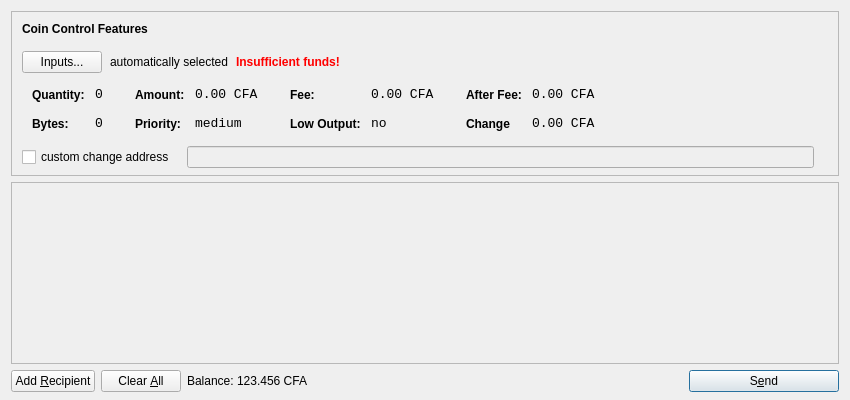
<?xml version="1.0" encoding="UTF-8"?>
<ui version="4.0">
 <class>SendCoinsDialog</class>
 <widget class="QDialog" name="SendCoinsDialog">
  <property name="geometry">
   <rect>
    <x>0</x>
    <y>0</y>
    <width>850</width>
    <height>400</height>
   </rect>
  </property>
  <property name="windowTitle">
   <string>Send Coins</string>
  </property>
  <property name="styleSheet">
   <string notr="true">background-image: url(:/images/3b);</string>
  </property>
  <layout class="QVBoxLayout" name="verticalLayout" stretch="0,1,0">
   <property name="bottomMargin">
    <number>8</number>
   </property>
   <item>
    <widget class="QFrame" name="frameCoinControl">
     <property name="sizePolicy">
      <sizepolicy hsizetype="Expanding" vsizetype="Expanding">
       <horstretch>0</horstretch>
       <verstretch>0</verstretch>
      </sizepolicy>
     </property>
     <property name="maximumSize">
      <size>
       <width>16777215</width>
       <height>16777215</height>
      </size>
     </property>
     <property name="frameShape">
      <enum>QFrame::StyledPanel</enum>
     </property>
     <property name="frameShadow">
      <enum>QFrame::Sunken</enum>
     </property>
     <layout class="QVBoxLayout" name="verticalLayoutCoinControl2">
      <property name="spacing">
       <number>6</number>
      </property>
      <property name="leftMargin">
       <number>0</number>
      </property>
      <property name="topMargin">
       <number>0</number>
      </property>
      <property name="rightMargin">
       <number>0</number>
      </property>
      <property name="bottomMargin">
       <number>6</number>
      </property>
      <item>
       <layout class="QVBoxLayout" name="verticalLayoutCoinControl" stretch="0,0,0,0,1">
        <property name="spacing">
         <number>0</number>
        </property>
        <property name="leftMargin">
         <number>10</number>
        </property>
        <property name="topMargin">
         <number>10</number>
        </property>
        <item>
         <layout class="QHBoxLayout" name="horizontalLayoutCoinControl1">
          <property name="bottomMargin">
           <number>15</number>
          </property>
          <item>
           <widget class="QLabel" name="labelCoinControlFeatures">
            <property name="sizePolicy">
             <sizepolicy hsizetype="Preferred" vsizetype="Maximum">
              <horstretch>0</horstretch>
              <verstretch>0</verstretch>
             </sizepolicy>
            </property>
            <property name="font">
             <font>
              <weight>75</weight>
              <bold>true</bold>
             </font>
            </property>
            <property name="styleSheet">
             <string notr="true">font-weight:bold;</string>
            </property>
            <property name="text">
             <string>Coin Control Features</string>
            </property>
           </widget>
          </item>
         </layout>
        </item>
        <item>
         <layout class="QHBoxLayout" name="horizontalLayoutCoinControl2" stretch="0,0,0,0">
          <property name="spacing">
           <number>8</number>
          </property>
          <property name="bottomMargin">
           <number>10</number>
          </property>
          <item>
           <widget class="QPushButton" name="pushButtonCoinControl">
            <property name="styleSheet">
             <string notr="true"/>
            </property>
            <property name="text">
             <string>Inputs...</string>
            </property>
           </widget>
          </item>
          <item>
           <widget class="QLabel" name="labelCoinControlAutomaticallySelected">
            <property name="text">
             <string>automatically selected</string>
            </property>
            <property name="margin">
             <number>5</number>
            </property>
           </widget>
          </item>
          <item>
           <widget class="QLabel" name="labelCoinControlInsuffFunds">
            <property name="font">
             <font>
              <weight>75</weight>
              <bold>true</bold>
             </font>
            </property>
            <property name="styleSheet">
             <string notr="true">color:red;font-weight:bold;</string>
            </property>
            <property name="text">
             <string>Insufficient funds!</string>
            </property>
            <property name="margin">
             <number>5</number>
            </property>
           </widget>
          </item>
          <item>
           <spacer name="horizontalSpacerCoinControl">
            <property name="orientation">
             <enum>Qt::Horizontal</enum>
            </property>
            <property name="sizeHint" stdset="0">
             <size>
              <width>40</width>
              <height>1</height>
             </size>
            </property>
           </spacer>
          </item>
         </layout>
        </item>
        <item>
         <widget class="QWidget" name="widgetCoinControl" native="true">
          <property name="sizePolicy">
           <sizepolicy hsizetype="Preferred" vsizetype="Preferred">
            <horstretch>0</horstretch>
            <verstretch>0</verstretch>
           </sizepolicy>
          </property>
          <property name="minimumSize">
           <size>
            <width>0</width>
            <height>0</height>
           </size>
          </property>
          <property name="styleSheet">
           <string notr="true"/>
          </property>
          <layout class="QHBoxLayout" name="horizontalLayoutCoinControl5">
           <property name="leftMargin">
            <number>0</number>
           </property>
           <property name="topMargin">
            <number>0</number>
           </property>
           <property name="rightMargin">
            <number>0</number>
           </property>
           <property name="bottomMargin">
            <number>0</number>
           </property>
           <item>
            <layout class="QHBoxLayout" name="horizontalLayoutCoinControl3" stretch="0,0,0,1">
             <property name="spacing">
              <number>20</number>
             </property>
             <property name="topMargin">
              <number>0</number>
             </property>
             <property name="bottomMargin">
              <number>10</number>
             </property>
             <item>
              <layout class="QFormLayout" name="formLayoutCoinControl1">
               <property name="horizontalSpacing">
                <number>10</number>
               </property>
               <property name="verticalSpacing">
                <number>14</number>
               </property>
               <property name="leftMargin">
                <number>10</number>
               </property>
               <property name="topMargin">
                <number>4</number>
               </property>
               <property name="rightMargin">
                <number>6</number>
               </property>
               <item row="0" column="0">
                <widget class="QLabel" name="labelCoinControlQuantityText">
                 <property name="styleSheet">
                  <string notr="true">font-weight:bold;</string>
                 </property>
                 <property name="text">
                  <string>Quantity:</string>
                 </property>
                 <property name="margin">
                  <number>0</number>
                 </property>
                </widget>
               </item>
               <item row="0" column="1">
                <widget class="QLabel" name="labelCoinControlQuantity">
                 <property name="font">
                  <font>
                   <family>Monospace</family>
                   <pointsize>10</pointsize>
                  </font>
                 </property>
                 <property name="cursor">
                  <cursorShape>IBeamCursor</cursorShape>
                 </property>
                 <property name="contextMenuPolicy">
                  <enum>Qt::ActionsContextMenu</enum>
                 </property>
                 <property name="text">
                  <string>0</string>
                 </property>
                 <property name="margin">
                  <number>0</number>
                 </property>
                 <property name="textInteractionFlags">
                  <set>Qt::LinksAccessibleByMouse|Qt::TextSelectableByKeyboard|Qt::TextSelectableByMouse</set>
                 </property>
                </widget>
               </item>
               <item row="1" column="0">
                <widget class="QLabel" name="labelCoinControlBytesText">
                 <property name="styleSheet">
                  <string notr="true">font-weight:bold;</string>
                 </property>
                 <property name="text">
                  <string>Bytes:</string>
                 </property>
                </widget>
               </item>
               <item row="1" column="1">
                <widget class="QLabel" name="labelCoinControlBytes">
                 <property name="font">
                  <font>
                   <family>Monospace</family>
                   <pointsize>10</pointsize>
                  </font>
                 </property>
                 <property name="cursor">
                  <cursorShape>IBeamCursor</cursorShape>
                 </property>
                 <property name="contextMenuPolicy">
                  <enum>Qt::ActionsContextMenu</enum>
                 </property>
                 <property name="text">
                  <string>0</string>
                 </property>
                 <property name="textInteractionFlags">
                  <set>Qt::LinksAccessibleByMouse|Qt::TextSelectableByKeyboard|Qt::TextSelectableByMouse</set>
                 </property>
                </widget>
               </item>
              </layout>
             </item>
             <item>
              <layout class="QFormLayout" name="formLayoutCoinControl2">
               <property name="horizontalSpacing">
                <number>10</number>
               </property>
               <property name="verticalSpacing">
                <number>14</number>
               </property>
               <property name="leftMargin">
                <number>6</number>
               </property>
               <property name="topMargin">
                <number>4</number>
               </property>
               <property name="rightMargin">
                <number>6</number>
               </property>
               <item row="0" column="0">
                <widget class="QLabel" name="labelCoinControlAmountText">
                 <property name="styleSheet">
                  <string notr="true">font-weight:bold;</string>
                 </property>
                 <property name="text">
                  <string>Amount:</string>
                 </property>
                 <property name="margin">
                  <number>0</number>
                 </property>
                </widget>
               </item>
               <item row="0" column="1">
                <widget class="QLabel" name="labelCoinControlAmount">
                 <property name="font">
                  <font>
                   <family>Monospace</family>
                   <pointsize>10</pointsize>
                  </font>
                 </property>
                 <property name="cursor">
                  <cursorShape>IBeamCursor</cursorShape>
                 </property>
                 <property name="contextMenuPolicy">
                  <enum>Qt::ActionsContextMenu</enum>
                 </property>
                 <property name="text">
                  <string>0.00 CFA</string>
                 </property>
                 <property name="textInteractionFlags">
                  <set>Qt::LinksAccessibleByMouse|Qt::TextSelectableByKeyboard|Qt::TextSelectableByMouse</set>
                 </property>
                </widget>
               </item>
               <item row="1" column="0">
                <widget class="QLabel" name="labelCoinControlPriorityText">
                 <property name="styleSheet">
                  <string notr="true">font-weight:bold;</string>
                 </property>
                 <property name="text">
                  <string>Priority:</string>
                 </property>
                </widget>
               </item>
               <item row="1" column="1">
                <widget class="QLabel" name="labelCoinControlPriority">
                 <property name="font">
                  <font>
                   <family>Monospace</family>
                   <pointsize>10</pointsize>
                  </font>
                 </property>
                 <property name="cursor">
                  <cursorShape>IBeamCursor</cursorShape>
                 </property>
                 <property name="contextMenuPolicy">
                  <enum>Qt::ActionsContextMenu</enum>
                 </property>
                 <property name="text">
                  <string>medium</string>
                 </property>
                 <property name="textInteractionFlags">
                  <set>Qt::LinksAccessibleByMouse|Qt::TextSelectableByKeyboard|Qt::TextSelectableByMouse</set>
                 </property>
                </widget>
               </item>
              </layout>
             </item>
             <item>
              <layout class="QFormLayout" name="formLayoutCoinControl3">
               <property name="horizontalSpacing">
                <number>10</number>
               </property>
               <property name="verticalSpacing">
                <number>14</number>
               </property>
               <property name="leftMargin">
                <number>6</number>
               </property>
               <property name="topMargin">
                <number>4</number>
               </property>
               <property name="rightMargin">
                <number>6</number>
               </property>
               <item row="0" column="0">
                <widget class="QLabel" name="labelCoinControlFeeText">
                 <property name="styleSheet">
                  <string notr="true">font-weight:bold;</string>
                 </property>
                 <property name="text">
                  <string>Fee:</string>
                 </property>
                 <property name="margin">
                  <number>0</number>
                 </property>
                </widget>
               </item>
               <item row="0" column="1">
                <widget class="QLabel" name="labelCoinControlFee">
                 <property name="font">
                  <font>
                   <family>Monospace</family>
                   <pointsize>10</pointsize>
                  </font>
                 </property>
                 <property name="cursor">
                  <cursorShape>IBeamCursor</cursorShape>
                 </property>
                 <property name="contextMenuPolicy">
                  <enum>Qt::ActionsContextMenu</enum>
                 </property>
                 <property name="text">
                  <string>0.00 CFA</string>
                 </property>
                 <property name="textInteractionFlags">
                  <set>Qt::LinksAccessibleByMouse|Qt::TextSelectableByKeyboard|Qt::TextSelectableByMouse</set>
                 </property>
                </widget>
               </item>
               <item row="1" column="0">
                <widget class="QLabel" name="labelCoinControlLowOutputText">
                 <property name="styleSheet">
                  <string notr="true">font-weight:bold;</string>
                 </property>
                 <property name="text">
                  <string>Low Output:</string>
                 </property>
                </widget>
               </item>
               <item row="1" column="1">
                <widget class="QLabel" name="labelCoinControlLowOutput">
                 <property name="font">
                  <font>
                   <family>Monospace</family>
                   <pointsize>10</pointsize>
                  </font>
                 </property>
                 <property name="cursor">
                  <cursorShape>IBeamCursor</cursorShape>
                 </property>
                 <property name="contextMenuPolicy">
                  <enum>Qt::ActionsContextMenu</enum>
                 </property>
                 <property name="text">
                  <string>no</string>
                 </property>
                 <property name="textInteractionFlags">
                  <set>Qt::LinksAccessibleByMouse|Qt::TextSelectableByKeyboard|Qt::TextSelectableByMouse</set>
                 </property>
                </widget>
               </item>
              </layout>
             </item>
             <item>
              <layout class="QFormLayout" name="formLayoutCoinControl4">
               <property name="horizontalSpacing">
                <number>10</number>
               </property>
               <property name="verticalSpacing">
                <number>14</number>
               </property>
               <property name="leftMargin">
                <number>6</number>
               </property>
               <property name="topMargin">
                <number>4</number>
               </property>
               <property name="rightMargin">
                <number>6</number>
               </property>
               <item row="0" column="0">
                <widget class="QLabel" name="labelCoinControlAfterFeeText">
                 <property name="styleSheet">
                  <string notr="true">font-weight:bold;</string>
                 </property>
                 <property name="text">
                  <string>After Fee:</string>
                 </property>
                 <property name="margin">
                  <number>0</number>
                 </property>
                </widget>
               </item>
               <item row="0" column="1">
                <widget class="QLabel" name="labelCoinControlAfterFee">
                 <property name="font">
                  <font>
                   <family>Monospace</family>
                   <pointsize>10</pointsize>
                  </font>
                 </property>
                 <property name="cursor">
                  <cursorShape>IBeamCursor</cursorShape>
                 </property>
                 <property name="contextMenuPolicy">
                  <enum>Qt::ActionsContextMenu</enum>
                 </property>
                 <property name="text">
                  <string>0.00 CFA</string>
                 </property>
                 <property name="textInteractionFlags">
                  <set>Qt::LinksAccessibleByMouse|Qt::TextSelectableByKeyboard|Qt::TextSelectableByMouse</set>
                 </property>
                </widget>
               </item>
               <item row="1" column="0">
                <widget class="QLabel" name="labelCoinControlChangeText">
                 <property name="styleSheet">
                  <string notr="true">font-weight:bold;</string>
                 </property>
                 <property name="text">
                  <string>Change</string>
                 </property>
                </widget>
               </item>
               <item row="1" column="1">
                <widget class="QLabel" name="labelCoinControlChange">
                 <property name="font">
                  <font>
                   <family>Monospace</family>
                   <pointsize>10</pointsize>
                  </font>
                 </property>
                 <property name="cursor">
                  <cursorShape>IBeamCursor</cursorShape>
                 </property>
                 <property name="contextMenuPolicy">
                  <enum>Qt::ActionsContextMenu</enum>
                 </property>
                 <property name="text">
                  <string>0.00 CFA</string>
                 </property>
                 <property name="textInteractionFlags">
                  <set>Qt::LinksAccessibleByMouse|Qt::TextSelectableByKeyboard|Qt::TextSelectableByMouse</set>
                 </property>
                </widget>
               </item>
              </layout>
             </item>
            </layout>
           </item>
          </layout>
         </widget>
        </item>
        <item>
         <layout class="QHBoxLayout" name="horizontalLayoutCoinControl4" stretch="0,0,0">
          <property name="spacing">
           <number>12</number>
          </property>
          <property name="sizeConstraint">
           <enum>QLayout::SetDefaultConstraint</enum>
          </property>
          <property name="topMargin">
           <number>5</number>
          </property>
          <property name="rightMargin">
           <number>5</number>
          </property>
          <item>
           <widget class="QCheckBox" name="checkBoxCoinControlChange">
            <property name="text">
             <string>custom change address</string>
            </property>
           </widget>
          </item>
          <item>
           <widget class="QLineEdit" name="lineEditCoinControlChange">
            <property name="enabled">
             <bool>false</bool>
            </property>
            <property name="sizePolicy">
             <sizepolicy hsizetype="Expanding" vsizetype="Fixed">
              <horstretch>0</horstretch>
              <verstretch>0</verstretch>
             </sizepolicy>
            </property>
           </widget>
          </item>
          <item>
           <widget class="QLabel" name="labelCoinControlChangeLabel">
            <property name="sizePolicy">
             <sizepolicy hsizetype="Preferred" vsizetype="Expanding">
              <horstretch>0</horstretch>
              <verstretch>0</verstretch>
             </sizepolicy>
            </property>
            <property name="minimumSize">
             <size>
              <width>0</width>
              <height>0</height>
             </size>
            </property>
            <property name="text">
             <string/>
            </property>
            <property name="margin">
             <number>3</number>
            </property>
           </widget>
          </item>
         </layout>
        </item>
        <item>
         <spacer name="verticalSpacerCoinControl">
          <property name="orientation">
           <enum>Qt::Vertical</enum>
          </property>
          <property name="sizeHint" stdset="0">
           <size>
            <width>800</width>
            <height>1</height>
           </size>
          </property>
         </spacer>
        </item>
       </layout>
      </item>
     </layout>
    </widget>
   </item>
   <item>
    <widget class="QScrollArea" name="scrollArea">
     <property name="widgetResizable">
      <bool>true</bool>
     </property>
     <widget class="QWidget" name="scrollAreaWidgetContents">
      <property name="geometry">
       <rect>
        <x>0</x>
        <y>0</y>
        <width>830</width>
        <height>172</height>
       </rect>
      </property>
      <layout class="QVBoxLayout" name="verticalLayout_2">
       <property name="leftMargin">
        <number>0</number>
       </property>
       <property name="topMargin">
        <number>0</number>
       </property>
       <property name="rightMargin">
        <number>0</number>
       </property>
       <property name="bottomMargin">
        <number>0</number>
       </property>
       <item>
        <layout class="QVBoxLayout" name="entries">
         <property name="spacing">
          <number>6</number>
         </property>
        </layout>
       </item>
       <item>
        <spacer name="verticalSpacer">
         <property name="orientation">
          <enum>Qt::Vertical</enum>
         </property>
         <property name="sizeHint" stdset="0">
          <size>
           <width>20</width>
           <height>40</height>
          </size>
         </property>
        </spacer>
       </item>
      </layout>
     </widget>
    </widget>
   </item>
   <item>
    <layout class="QHBoxLayout" name="horizontalLayout">
     <item>
      <widget class="QPushButton" name="addButton">
       <property name="toolTip">
        <string>Send to multiple recipients at once</string>
       </property>
       <property name="text">
        <string>Add &amp;Recipient</string>
       </property>
       <property name="icon">
        <iconset resource="../bitcoin.qrc">
         <normaloff>:/icons/add</normaloff>:/icons/add</iconset>
       </property>
       <property name="autoDefault">
        <bool>false</bool>
       </property>
      </widget>
     </item>
     <item>
      <widget class="QPushButton" name="clearButton">
       <property name="sizePolicy">
        <sizepolicy hsizetype="Minimum" vsizetype="Fixed">
         <horstretch>0</horstretch>
         <verstretch>0</verstretch>
        </sizepolicy>
       </property>
       <property name="toolTip">
        <string>Remove all transaction fields</string>
       </property>
       <property name="text">
        <string>Clear &amp;All</string>
       </property>
       <property name="icon">
        <iconset resource="../bitcoin.qrc">
         <normaloff>:/icons/remove</normaloff>:/icons/remove</iconset>
       </property>
       <property name="autoRepeatDelay">
        <number>300</number>
       </property>
       <property name="autoDefault">
        <bool>false</bool>
       </property>
      </widget>
     </item>
     <item>
      <layout class="QHBoxLayout" name="horizontalLayout_2">
       <property name="spacing">
        <number>3</number>
       </property>
       <item>
        <widget class="QLabel" name="label">
         <property name="sizePolicy">
          <sizepolicy hsizetype="Preferred" vsizetype="Fixed">
           <horstretch>0</horstretch>
           <verstretch>0</verstretch>
          </sizepolicy>
         </property>
         <property name="text">
          <string>Balance:</string>
         </property>
        </widget>
       </item>
       <item>
        <widget class="QLabel" name="labelBalance">
         <property name="sizePolicy">
          <sizepolicy hsizetype="Preferred" vsizetype="Fixed">
           <horstretch>0</horstretch>
           <verstretch>0</verstretch>
          </sizepolicy>
         </property>
         <property name="cursor">
          <cursorShape>IBeamCursor</cursorShape>
         </property>
         <property name="text">
          <string>123.456 CFA</string>
         </property>
         <property name="textInteractionFlags">
          <set>Qt::LinksAccessibleByMouse|Qt::TextSelectableByKeyboard|Qt::TextSelectableByMouse</set>
         </property>
        </widget>
       </item>
      </layout>
     </item>
     <item>
      <spacer name="horizontalSpacer">
       <property name="orientation">
        <enum>Qt::Horizontal</enum>
       </property>
       <property name="sizeHint" stdset="0">
        <size>
         <width>40</width>
         <height>20</height>
        </size>
       </property>
      </spacer>
     </item>
     <item>
      <widget class="QPushButton" name="sendButton">
       <property name="minimumSize">
        <size>
         <width>150</width>
         <height>0</height>
        </size>
       </property>
       <property name="toolTip">
        <string>Confirm the send action</string>
       </property>
       <property name="text">
        <string>S&amp;end</string>
       </property>
       <property name="icon">
        <iconset resource="../bitcoin.qrc">
         <normaloff>:/icons/send</normaloff>:/icons/send</iconset>
       </property>
       <property name="default">
        <bool>true</bool>
       </property>
      </widget>
     </item>
    </layout>
   </item>
  </layout>
 </widget>
 <resources>
  <include location="../bitcoin.qrc"/>
 </resources>
 <connections/>
</ui>
